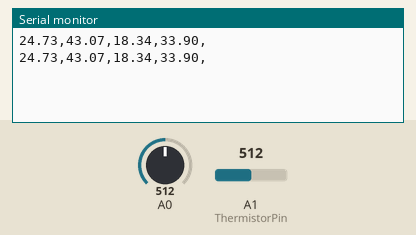
A sketch run on a simulated Arduino Uno, built with avr-gcc and run on an emulated ATmega328P. Parts: the last lines printed to the serial monitor. The test bench sets the inputs (shaded band); at power-on: A0 = 512, A1 (ThermistorPin) = 512.

Above: at 1.8 s.
1.9 s: A0 set to 716
At 2.6 s:
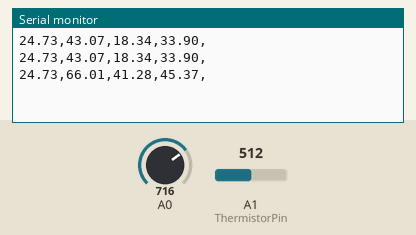
3.4 s: A1 (ThermistorPin) set to 716
At 4.7 s:
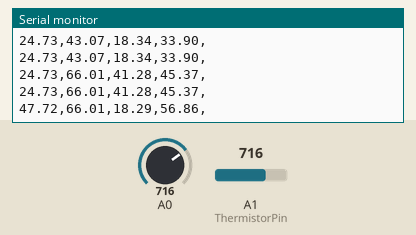
4.9 s: A0 set to 900
At 5.8 s:
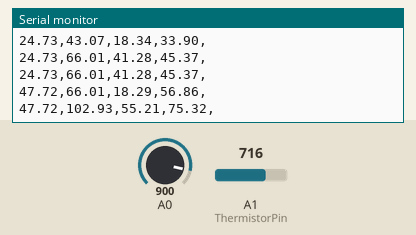
6.4 s: A1 (ThermistorPin) set to 900
At 7.8 s:
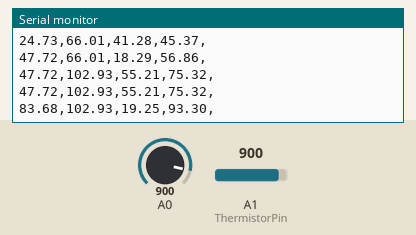
Timing chart, 0 to 8.9 s (numbered marks = the images above; inputs shaded):
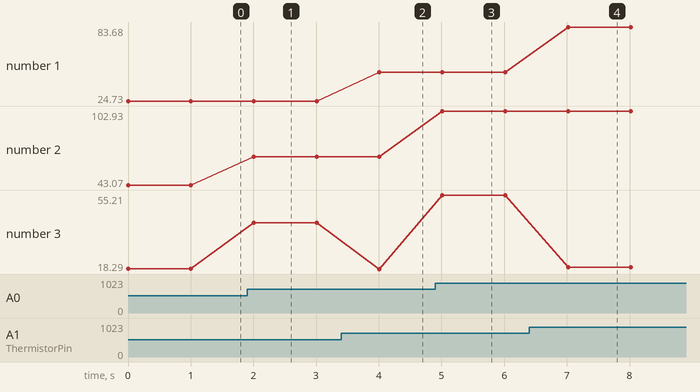

The sketch:

sketch_jun18a.ino
```cpp
#include <math.h>
int ThermistorPin = A1;
int Vo;
float R1 = 10000;
float logR2, R2, T, Tc, Tf;
float c1 = 1.009249522e-03, c2 = 2.378405444e-04, c3 = 2.019202697e-07;
float temp2;

void setup() {

Serial.begin(9600);

}

void loop() {

  double val=analogRead(A0);
  double fenya=(val/1023)*5;
  double r = (5-fenya)/fenya*4700;
  temp2 = 1/(  log(r/10000) /3950 + 1/(25+273.15))-273.15 ;


  Vo = analogRead(ThermistorPin);
  R2 = R1 * (1023.0 / (float)Vo - 1.0);
  logR2 = log(R2);
  T = (1.0 / (c1 + c2*logR2 + c3*logR2*logR2*logR2));
  Tc = T - 273.15;
  //Tc = Tc + 0.7; // Kompenzace pro desku. (idk jestli správně)
  Tf = (Tc * 9.0)/ 5.0 + 32.0;

  //serialPrint(); //Pro debugging.

  dataCollect(); //Pro sbírání dat.

  delay(1000);
}

void serialPrint() {

    Serial.println("--------------------");
  Serial.print("Deska: ");
  Serial.print(Tc);
  Serial.println(" °C");
  Serial.print("Senzor: ");
  Serial.print(temp2);
  Serial.println(" °C");
  Serial.print("Rozdíl: ");
  Serial.print(abs(Tc-temp2));
  Serial.println(" °C");
  Serial.print("Průměr: ");
  Serial.print((Tc+temp2)/2);
  Serial.println(" °C");
  Serial.println("--------------------");

}

void dataCollect() {

    Serial.print(Tc);
  Serial.print(",");
  Serial.print(temp2);
  Serial.print(",");
  Serial.print(abs(Tc-temp2));
  Serial.print(",");
  Serial.print((Tc+temp2)/2);
  Serial.println(",");

}
```

Measured:
- after the input at 1.9 s, the serial monitor: prints a new line after 0.11 s (image 1)
- after the input at 3.4 s, the serial monitor: prints a new line after 0.61 s (image 2)
- after the input at 4.9 s, the serial monitor: prints a new line after 0.11 s (image 3)
- after the input at 6.4 s, the serial monitor: prints a new line after 0.62 s (image 4)
- plotted number 1: 24.73 → 47.72 after the input at 3.4 s, 47.72 → 83.68 after the input at 6.4 s
- plotted number 2: 43.07 → 66.01 after the input at 1.9 s, 66.01 → 102.93 after the input at 4.9 s
- plotted number 3: 18.34 → 41.28 after the input at 1.9 s, 41.28 → 18.29 after the input at 3.4 s, 18.29 → 55.21 after the input at 4.9 s, 55.21 → 19.25 after the input at 6.4 s
